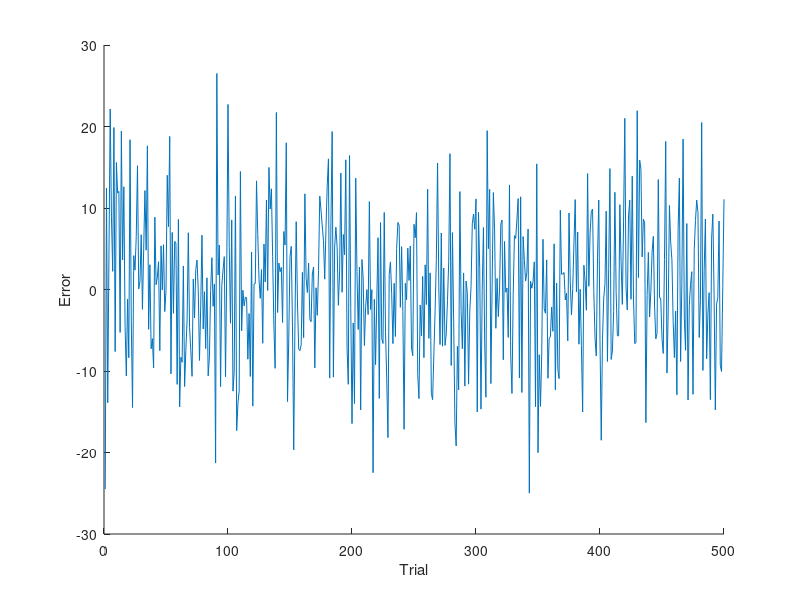
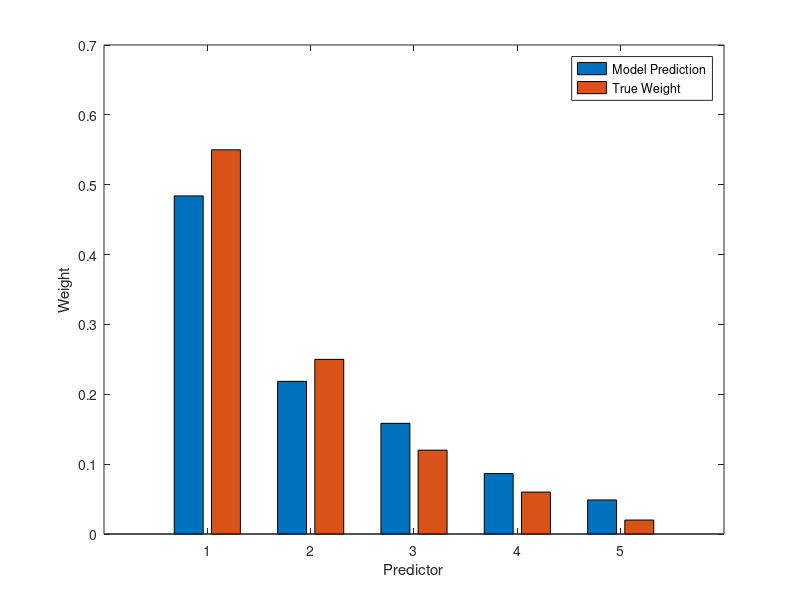

Write the MATLAB code that produced these figures, in order.
clear

%% Simulate exemplar
% In this simulation, we assume that agents make predictions by sampling
% the most similar instance they previously experienced, based on the
% euclidean distance between Xs

%% generative parameters ==================================================
% number of dimensions
D = 5;

% regression coefficients
beta = [.55; .25; .12; .06; .02];

% generative function for sampling stimuli 
% note stimulus values are between 0 and 100
gX = @() (rand(D,1))*100;

% noise function
nZ = @() 0 * randn(1);

% number of trials back people can remember
trial_mem = 100;


%% simulate ===============================================================
% initialize learning algorithm
theta = rand(D,1);

T = 500;

 for t = 1:T
     
    % sample X for this trial
    X = gX();
    
    %compute prediction
    if t > 1 && t < trial_mem
        dist = sqrt(sum((x_store - X).^2));
        Rhat = correct_response_store(dist == min(dist));
    elseif t > trial_mem
       dist = sqrt(sum((x_store - X).^2));
       Rhat = correct_response_store(dist == min(dist(t-trial_mem:t-1))); 
    else
        Rhat = 50 + 10*randn(1);
    end
    
    %store Rhats
    Rhat_store(:,t) = Rhat;
    
    %store X's
    x_store(:,t) = X;
    
    %add correct response to store
    correct_response = beta' * X + nZ();
    correct_response_store(t) = correct_response;
    
    %store error
    error = Rhat - correct_response;
    error_store(t) = error;
    
 end

 %% Plot errors over time
figure(1); clf;  hold on;
plot(error_store')
xlabel('Trial')
ylabel('Error')

%% Plot regression weights
thetas = regress(Rhat_store', x_store');

figure
bar([thetas(1) beta(1); thetas(2) beta(2); thetas(3) beta(3); thetas(4) beta(4); thetas(5) beta(5)]);
xlabel('Predictor')
ylabel('Weight')
legend('Model Prediction', 'True Weight')
